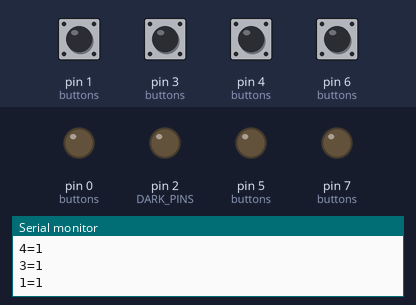
A sketch run on a simulated Arduino Leonardo, built with avr-gcc and run on an emulated ATmega32U4. On the bench: output pins drawn as LEDs (lit = HIGH), the last lines printed to the serial monitor. The test bench sets the inputs (shaded band); at power-on: pin 1 (buttons), pin 3 (buttons), pin 4 (buttons), pin 6 (buttons) HIGH. USB keyboard and mouse output is not drawn.

Above: at 2.0 s.
2.1 s: pin 4 (buttons) pulled LOW for 0.15 s
At 2.6 s:
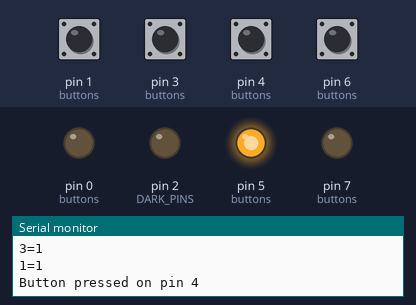
3.7 s: pin 1 (buttons) pulled LOW for 0.15 s
At 4.6 s:
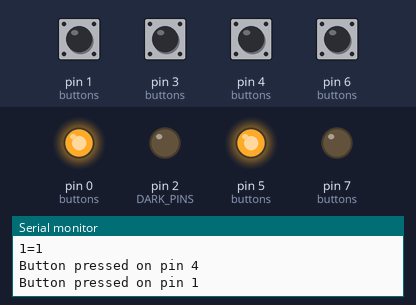
5.3 s: pin 6 (buttons) pulled LOW for 0.15 s
At 6.3 s:
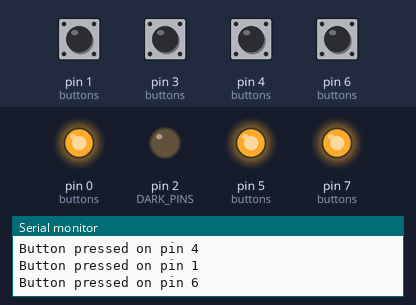
6.9 s: pin 4 (buttons) pulled LOW for 1 s
At 7.5 s:
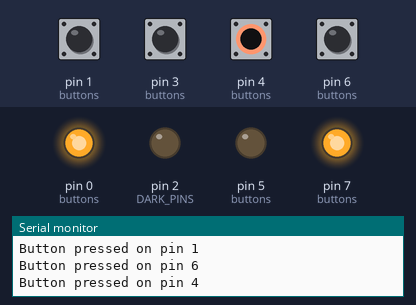
9.4 s: pin 1 (buttons) pulled LOW for 1 s
At 11.3 s:
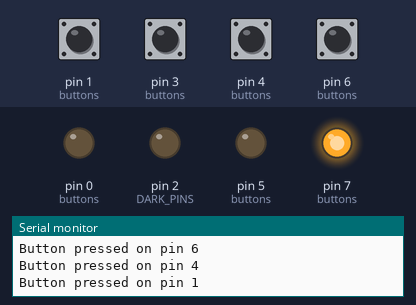
11.9 s: pin 6 (buttons) pulled LOW for 1 s
At 12.4 s:
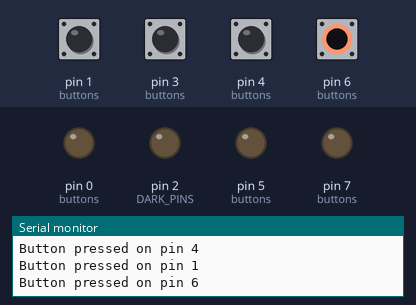
Timing chart, 0 to 14.9 s (numbered marks = the images above; inputs shaded):
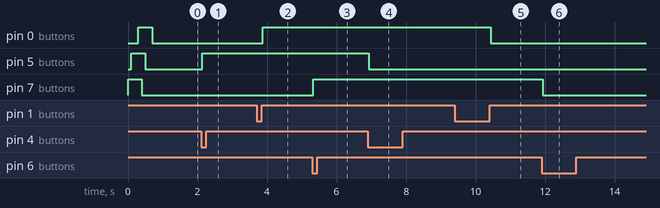

The sketch:

ZoomButtonsNew.ino
```cpp
/*
 * ZoomButtonsNew.ino
 * ------------------------------------------------------------------------
 * Firmware for a small physical "Zoom button box" built on a Seeed Studio
 * XIAO (ATSAMD21, native USB). Each momentary push button on the box triggers a Zoom
 * keyboard shortcut, so a meeting can be controlled without touching the
 * on-screen controls.
 *
 * How it works
 *   - The board enumerates on the host computer as a USB keyboard via the
 *     standard Arduino Keyboard library.
 *   - Buttons are wired between a digital pin and ground and read with the
 *     internal pull-up resistor (INPUT_PULLUP): the pin reads HIGH when the
 *     button is open and LOW when pressed.
 *   - When a button is pressed the matching Zoom shortcut (Alt + a letter)
 *     is typed onto the host. An optional per-button LED can be lit to give
 *     visual feedback; the LED auto-extinguishes after OFF_DELAY, and the
 *     Mute button also re-sends Alt + A then to put the user back on mute.
 *   - The box cannot read Zoom's real mute state (USB HID is one-way). It
 *     assumes it starts muted. If it ever disagrees with Zoom, hold Mute for
 *     2 seconds to tell it "Zoom is muted now" (no keystroke is sent).
 *
 * Zoom shortcuts sent (Windows defaults):
 *   Mute/unmute audio ......... Alt + A
 *   Raise / lower hand ........ Alt + Y
 *   Start / stop video ........ Alt + V
 *   Enter / exit full screen .. Alt + F
 *
 * Wiring notes
 *   - Each button connects its pin to GND; no external resistor is needed
 *     because INPUT_PULLUP is used.
 *   - LEDs are optional. A button whose LED pin is NO_LED simply skips
 *     all LED handling, so the box works with or without LEDs installed.
 * ------------------------------------------------------------------------
 */

#include <Keyboard.h>   // Arduino USB HID keyboard (native USB on the XIAO SAMD21)

// How long (in milliseconds) a button's LED stays lit after a press before
// it is automatically turned off. 180000 ms = 3 minutes.
#define OFF_DELAY 180000UL

// A press/release is accepted only after the pin has been stable this long.
#define DEBOUNCE_MS 30

// Holding a resync button (Mute) this long tells the box "Zoom is muted right
// now" WITHOUT sending a keystroke. Use it if the box and Zoom ever disagree.
#define RESYNC_HOLD_MS 2000

// Sentinel pin value meaning "this button has no LED". ledOn()/ledOff()
// ignore any pin equal to NO_LED, so LED wiring is entirely optional.
#define NO_LED 99

// --- Pin mapping ----------------------------------------------------------
// Four Seeed Grove Red LED Button modules on the Grove Shield for XIAO.
// On each module the yellow wire (SIG1) drives the LED (HIGH = on) and the
// white wire (SIG2) is the button (LOW = pressed, pulled up). On a shield
// connector labelled Dn, SIG1 is pin Dn and SIG2 is pin D(n+1).
//
// Full-size shield (25 x 58 mm): keep the extension section attached, as
// Full screen uses its D2 connector. The D1 connector stays empty, so no two
// buttons share a pin.
//
//   Function      Shield connector     LED pin   Button pin
//   Mute          D0   (pins 1/0)      0         1
//   Full screen   D2   (pins 3/2)      off (2)   3
//   Video         I2C  (SDA4/SCL5)     5         4
//   Raise hand    UART (TX6/RX7)       7         6
//
// Full screen has no LED by choice. Its LED line (pin 2) is held LOW so the
// module's LED stays dark instead of floating. Set LED_FULLSCREEN to 2 (and
// remove it from DARK_PINS) to give it a working LED.
#define BTN_MUTE        1
#define BTN_RAISEHAND   6
#define BTN_VIDEOTOGGLE 4
#define BTN_FULLSCREEN  3
// Not implemented yet (left commented out):
//#define BTN_GALLERVIEW
//#define BTN_SPEAKERVIEW
//#define BTN_MUTEALL
//#define BTN_SHARE

// Digital pin driving each button's indicator LED (NO_LED to disable).
#define LED_MUTE        0
#define LED_RAISEHAND   7
#define LED_VIDEOTOGGLE 5
#define LED_FULLSCREEN  NO_LED   // no LED by choice; its line is held dark below

// LED lines of connected modules that should stay off (driven LOW at boot).
const uint8_t DARK_PINS[] = { 2 };   // Full screen module's LED

// One row per button: its pin, its LED pin, and the key sent with Alt.
// Keeping the three together means a button, its LED and its shortcut can
// never get out of step with each other.
struct Button {
  uint8_t pin;
  uint8_t ledPin;
  char key;
  bool remuteOnTimeout;   // resend the shortcut when the OFF_DELAY timer expires
  bool holdToResync;      // hold RESYNC_HOLD_MS to reset to "muted" with no keystroke
};

const Button buttons[] = {
  { BTN_RAISEHAND,   LED_RAISEHAND,   'y', false, false },  // Alt + Y : raise / lower hand
  { BTN_VIDEOTOGGLE, LED_VIDEOTOGGLE, 'v', false, false },  // Alt + V : start / stop video
  { BTN_FULLSCREEN,  LED_FULLSCREEN,  'f', false, false },  // Alt + F : enter / exit full screen
  { BTN_MUTE,        LED_MUTE,        'a', true,  true  },  // Alt + A : mute / unmute audio (auto re-mutes, hold to resync)
};
const uint8_t NUMBER_OF_BUTTONS = sizeof(buttons) / sizeof(buttons[0]);

// Per-button runtime state (parallel to buttons[]).
bool     stablePressed[NUMBER_OF_BUTTONS];   // debounced state: true = held
bool     lastReading[NUMBER_OF_BUTTONS];     // last raw reading
uint32_t lastChangeMs[NUMBER_OF_BUTTONS];    // when the raw reading last changed
uint32_t pressStartMs[NUMBER_OF_BUTTONS];    // when the current press began
bool     holdHandled[NUMBER_OF_BUTTONS];     // this press was a resync hold (or ignored)
bool     ledLit[NUMBER_OF_BUTTONS];          // LED timer running
uint32_t ledOffAtMs[NUMBER_OF_BUTTONS];      // when to switch the LED off

//=========================================
// LED helpers (no-op for NO_LED)
//=========================================
void ledOn(uint8_t parPin){
  if (parPin!=NO_LED) digitalWrite(parPin, HIGH);
}
void ledOff(uint8_t parPin){
  if (parPin!=NO_LED) digitalWrite(parPin, LOW);
}

// Type Alt+<key> on the host: hold Alt, tap the key, release Alt. The small
// delays give the host time to register the modifier and key.
void sendAltShortcut(char parKey){
  Keyboard.press(KEY_LEFT_ALT);
  delay(50);
  Keyboard.write(parKey);
  delay(100);
  Keyboard.release(KEY_LEFT_ALT);
}

// Called once per debounced press.
void onPress(uint8_t i){
  // Toggle the LED: a press while it is lit turns it off; otherwise light it
  // and arm the OFF_DELAY timer. NOTE: this tracks presses, not Zoom's real
  // state (HID is one-way), so it can drift if Zoom is changed elsewhere.
  if (ledLit[i]){
    ledLit[i]=false;
    ledOff(buttons[i].ledPin);
  }else{
    ledLit[i]=true;
    ledOffAtMs[i]=millis()+OFF_DELAY;
    ledOn(buttons[i].ledPin);
  }

  Serial.print("\nButton pressed on pin ");
  Serial.println(buttons[i].pin);
  sendAltShortcut(buttons[i].key);
}

// Tell the box that Zoom is muted right now. Sends nothing to the host, so it
// can never flip Zoom. Clears the unmuted state and timer, then blinks the LED
// three times as confirmation.
void resyncMuted(uint8_t i){
  ledLit[i]=false;
  Serial.print("\nResync to muted on pin ");
  Serial.println(buttons[i].pin);
  for (uint8_t n=0; n < 3; n++){
    ledOn(buttons[i].ledPin);
    delay(100);
    ledOff(buttons[i].ledPin);
    delay(100);
  }
}

//=========================================
// setup(): one-time initialization
//=========================================
void setup() {
  Serial.begin(9600);   // Debug/serial-monitor output at 9600 baud

  // Hold unused LED lines LOW so those modules' LEDs stay dark.
  for (uint8_t p : DARK_PINS) { pinMode(p, OUTPUT); digitalWrite(p, LOW); }

  // First pass: light every LED and set each button pin to INPUT_PULLUP.
  // The 100 ms spacing gives a visible "walk" across the LEDs at startup.
  for (uint8_t i=0; i < NUMBER_OF_BUTTONS; i++) {
    if (buttons[i].ledPin!=NO_LED) pinMode(buttons[i].ledPin, OUTPUT);
    ledOn(buttons[i].ledPin);
    pinMode(buttons[i].pin, INPUT_PULLUP);
    delay(100);
  }

  // Second pass: LEDs off, state cleared, resting button state reported
  // over serial (1 = released).
  for (uint8_t i=0; i < NUMBER_OF_BUTTONS; i++) {
    ledOff(buttons[i].ledPin);
    ledLit[i]=false;
    ledOffAtMs[i]=0;
    delay(100);

    bool pressed = (digitalRead(buttons[i].pin)==LOW);
    // A button held at power-up must be released before it can fire.
    stablePressed[i]=pressed;
    holdHandled[i]=true;   // a press already in progress at boot is ignored
    lastReading[i]=pressed;
    lastChangeMs[i]=millis();

    Serial.print(buttons[i].pin);
    Serial.print("=");
    Serial.println(pressed ? 0 : 1);
  }
  Keyboard.begin();   // Begin acting as a USB HID keyboard
}

// loop(): scan buttons without blocking, manage LED timers, send shortcuts.
void loop() {
  uint32_t now = millis();
  for (uint8_t i = 0; i < NUMBER_OF_BUTTONS ; i++)
  {
    // --- LED auto-off (wraparound-safe millis() comparison) ---
    // For Mute, a lit LED means "unmuted": if nobody presses again within
    // OFF_DELAY, send the shortcut once more to put them back on mute.
    if (ledLit[i] && (int32_t)(now - ledOffAtMs[i]) >= 0){
      ledLit[i]=false;
      ledOff(buttons[i].ledPin);
      if (buttons[i].remuteOnTimeout){
        Serial.print("\nAuto re-mute on pin ");
        Serial.println(buttons[i].pin);
        sendAltShortcut(buttons[i].key);
      }
    }

    // --- Debounced edge detection ---
    // INPUT_PULLUP: the pin reads LOW while the button is held.
    bool reading = (digitalRead(buttons[i].pin)==LOW);
    if (reading != lastReading[i]){
      lastReading[i]=reading;
      lastChangeMs[i]=now;
    }
    if (reading != stablePressed[i] && (now - lastChangeMs[i]) >= DEBOUNCE_MS){
      stablePressed[i]=reading;
      if (buttons[i].holdToResync){
        // Resync buttons fire on RELEASE, so a long hold can be told apart
        // from a normal press before any keystroke is sent.
        if (reading){
          pressStartMs[i]=now;
          holdHandled[i]=false;
        }else if (!holdHandled[i]){
          onPress(i);
        }
      }else if (reading){
        onPress(i);   // fire once per press, on the press edge only
      }
    }

    // --- Long hold on a resync button: reset to "muted", send nothing ---
    if (buttons[i].holdToResync && stablePressed[i] && !holdHandled[i] &&
        (now - pressStartMs[i]) >= RESYNC_HOLD_MS){
      holdHandled[i]=true;
      resyncMuted(i);
    }
  }
}
```

Measured:
- after the input at 2.1 s, pin 5 (buttons): LOW → HIGH at once
- after the input at 3.7 s, pin 0 (buttons): LOW → HIGH after 0.18 s
- after the input at 5.3 s, pin 7 (buttons): LOW → HIGH at once
- after the input at 6.9 s, pin 5 (buttons): HIGH → LOW at once
- after the input at 9.4 s, pin 0 (buttons): HIGH → LOW after 1.0 s
- after the input at 11.9 s, pin 7 (buttons): HIGH → LOW at once
